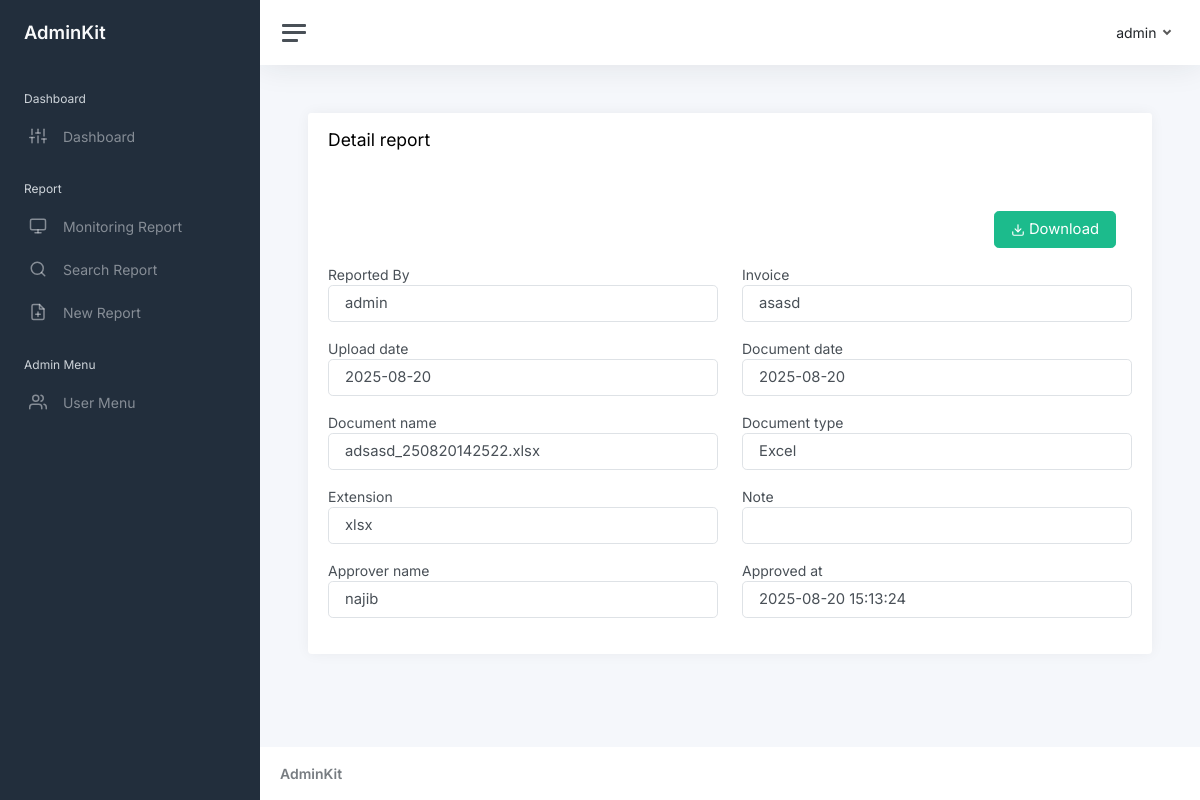
The app's page /show-report.php?invoice=asasd (signed in), older data.
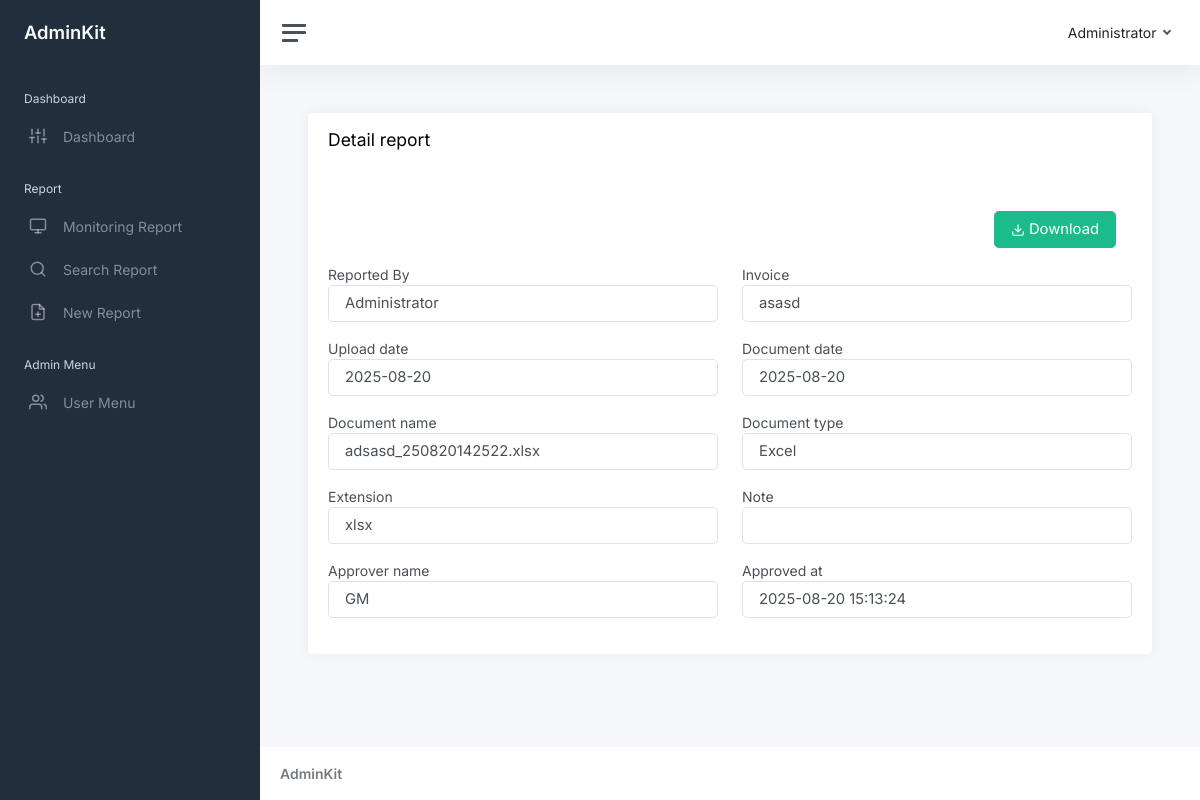
The same page, newer data.
### tables this page shows
CREATE TABLE IF NOT EXISTS `reports` (
  `id` int NOT NULL AUTO_INCREMENT,
  `reported_by` int NOT NULL,
  `reporter_role_id` int NOT NULL,
  `invoice` varchar(256) NOT NULL,
  `upload_date` date NOT NULL,
  `document_date` date NOT NULL,
  `document_name` varchar(256) NOT NULL,
  `document_type_id` int NOT NULL,
  `extension` varchar(256) NOT NULL,
  `note` longtext,
  `approved_by` int DEFAULT NULL,
  `approved_at` datetime DEFAULT NULL,
  `created_at` datetime NOT NULL,
  `updated_at` datetime NOT NULL,
  PRIMARY KEY (`id`),
  UNIQUE KEY `invoice` (`invoice`),
  KEY `reported_by` (`reported_by`),
  KEY `reporter_role_id` (`reporter_role_id`),
  KEY `document_type_id` (`document_type_id`),
  KEY `approved_by` (`approved_by`),
  CONSTRAINT `FK_reports_document_type` FOREIGN KEY (`document_type_id`) REFERENCES `document_types` (`id`) ON DELETE CASCADE,
  CONSTRAINT `FK_reports_roles` FOREIGN KEY (`reporter_role_id`) REFERENCES `roles` (`id`) ON DELETE CASCADE,
  CONSTRAINT `FK_reports_users` FOREIGN KEY (`reported_by`) REFERENCES `users` (`id`) ON DELETE CASCADE,
  CONSTRAINT `FK_reports_users_2` FOREIGN KEY (`approved_by`) REFERENCES `users` (`id`) ON DELETE CASCADE
);

CREATE TABLE IF NOT EXISTS `users` (
  `id` int NOT NULL AUTO_INCREMENT,
  `name` varchar(256) NOT NULL,
  `email` varchar(256) NOT NULL,
  `password` varchar(256) NOT NULL,
  `role_id` int NOT NULL,
  `created_at` datetime NOT NULL,
  `updated_at` datetime NOT NULL,
  PRIMARY KEY (`id`),
  UNIQUE KEY `email` (`email`),
  KEY `role_id` (`role_id`),
  CONSTRAINT `FK_users_roles` FOREIGN KEY (`role_id`) REFERENCES `roles` (`id`) ON DELETE CASCADE
);

CREATE TABLE IF NOT EXISTS `document_types` (
  `id` int NOT NULL AUTO_INCREMENT,
  `name` varchar(256) NOT NULL,
  `extension` json NOT NULL,
  PRIMARY KEY (`id`),
  UNIQUE KEY `name` (`name`)
);

### middleware/auth.php (called while the page is built, shortened)
<?php
$auth = (object) $_SESSION['auth'];

### show-report.php (the view, shortened to what the changed rows need)
<?php
include './config/database.php';
include './middleware/auth.php';
$invoice = $_GET['invoice'];
$query = "SELECT a.id, b.name reporter_name, invoice, upload_date, document_date, document_name, c.name document_type, a.extension, note, d.name approver_name, approved_at FROM reports a LEFT JOIN users b on a.reported_by = b.id LEFT JOIN document_types c ON a.document_type_id = c.id LEFT JOIN users d ON a.approved_by = d.id WHERE invoice = '$invoice'";
$data_reports = mysqli_query($db, $query);
$result = mysqli_fetch_object($data_reports);
?>
<div class="card">
    <div class="card-body">
        <div class="row">
            <div class="col-12 col-md-6 mb-3">
                <label for="reporter_name">Reported By</label>
                <input type="text" id="reporter_name" value="<?= $result->reporter_name ?>" class="form-control form-control-lg" readonly>
            </div>
            <div class="col-12 col-md-6 mb-3">
                <label for="invoice">Invoice</label>
                <input type="text" id="invoice" value="<?= $result->invoice ?>" class="form-control form-control-lg" readonly>
            </div>
            <div class="col-12 col-md-6 mb-3">
                <label for="upload_date">Upload date</label>
                <input type="text" id="upload_date" value="<?= $result->upload_date ?>" class="form-control form-control-lg" readonly>
            </div>
            <div class="col-12 col-md-6 mb-3">
                <label for="document_date">Document date</label>
                <input type="text" id="document_date" value="<?= $result->document_date ?>" class="form-control form-control-lg" readonly>
            </div>
            <div class="col-12 col-md-6 mb-3">
                <label for="document_name">Document name</label>
                <input type="text" id="document_name" value="<?= $result->document_name ?>" class="form-control form-control-lg" readonly>
            </div>
            <div class="col-12 col-md-6 mb-3">
                <label for="document_type">Document type</label>
                <input type="text" id="document_type" value="<?= $result->document_type ?>" class="form-control form-control-lg" readonly>
            </div>
            <div class="col-12 col-md-6 mb-3">
                <label for="extension">Extension</label>
                <input type="text" id="extension" value="<?= $result->extension ?>" class="form-control form-control-lg" readonly>
            </div>
            <div class="col-12 col-md-6 mb-3">
                <label for="approver_name">Approver name</label>
                <input type="text" id="approver_name" value="<?= $result->approver_name ?>" class="form-control form-control-lg" readonly>
            </div>
            <div class="col-12 col-md-6 mb-3">
                <label for="approved_at">Approved at</label>
                <input type="text" id="approved_at" value="<?= $result->approved_at ?>" class="form-control form-control-lg" readonly>
            </div>
        </div>
    </div>
</div>
<?php
$content = ob_get_clean();
include "./template.php";
?>

### template.php (shortened to what the changed rows need)
<!DOCTYPE html>
<html lang="en">
<head>
    <link href="https://cdn.jsdelivr.net/npm/bootstrap@5.3.7/dist/css/bootstrap.min.css" rel="stylesheet">
    <link href="./public/css/app.css" rel="stylesheet">
</head>
<body>
    <div class="wrapper">
        <div class="main">
            <nav class="navbar navbar-expand navbar-light navbar-bg">
                <div class="navbar-collapse collapse">
                    <ul class="navbar-nav navbar-align">
                        <li class="nav-item dropdown">
                            <a class="nav-link dropdown-toggle d-none d-sm-inline-block" href="#" data-bs-toggle="dropdown">
                                <span class="text-dark"><?= $auth->name ?></span>
                            </a>
                        </li>
                    </ul>
                </div>
            </nav>
            <main class="content">
                <div class="container-fluid p-0">
                    <?= $content; ?>
                </div>
            </main>
        </div>
    </div>
</body>
</html>

Row changes from the older to the newer data that the page shows:
changed through a linked row, reports "asasd": reported_by.name "admin" → "Administrator"; approved_by.name "najib" → "GM"
Text that changed along with them:
$auth->name: "admin" → "Administrator"
